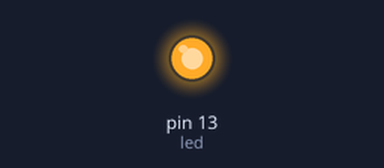
A sketch run on a simulated Arduino Uno, built with avr-gcc and run on an emulated ATmega328P. Shown: output pins drawn as LEDs (lit = HIGH).

Above: at 0.8 s.
At 58.1 s:
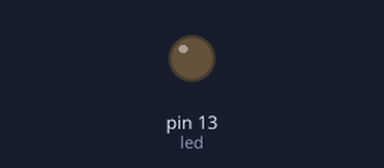
Timing chart, 0 to 63.7 s (numbered marks = the images above):
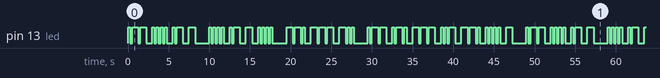

Measured:
- by itself, pin 13 (led): moves between LOW and HIGH, repeating every 49.0 s
- by itself, everything shown: repeats every 49.0 s, in 100 steps

The sketch:

MorseAdvanced.ino
```cpp
// Explanation of International Morse Code from: http://en.wikipedia.org/wiki/Morse_code
//  Dot is basic unit of time
//  Dash is three dits
//  Space between dots and dashes within characters is one dot
//  Space between letters is 3 dots
//  Space between words is 7 dots


// These units are in seconds
#define DOT_LENGTH 0.25;
float dotLength = DOT_LENGTH;
float dashLength = 3 * DOT_LENGTH;

String message = "What Hath God Wrought What Hath God Wrought What Hath God Wrought";


int led = 13;


void setup() {
  pinMode(led, OUTPUT);

  // Loop through each letter of the message
  for (int i=0; i<message.length(); i++) {

    // Get the current character
    char c = message[i];

    // Convert it to morse
    String morseString = internationalMorse(c);

    // Process the morse string to the LED
    processMorseToLED(morseString);

    // Hacky solution to the problem of determining when to signal a space between letters
    //   If the current character is not a space AND
    //   If there is another character left in the string AND
    //   The next character is not a space
    //      Then send a signal to indicate a space between letters
    if ((i+1<message.length()) && (message[i]!=' ') && (message[i+1]!=' ')) {
        processMorseToLED("   "); // Space between letters is equal to three dots
    }
  }

  // Turn off LED after end of message
  digitalWrite(led, LOW);
}

void processMorseToLED(String morse) {
  for (int i=0; i<morse.length(); i++) {
    char c = morse[i];
    if (c == '.') {
      digitalWrite(led, HIGH);
      delay(dotLength * 1000.0);
    }
    else if (c == '-') {
      digitalWrite(led, HIGH);
      delay(dashLength * 1000.0);
    }
    else if (c == ' ') {
      digitalWrite(led, LOW);
      delay(dotLength * 1000.0);
    }
  }

}

// Given a char, c, return the uppercase version (if c is alphabetical)
//   Lower Case Letters a-z are from 97 to 122
//   Upper Case Letters are from 65 to 90
//   Converting to upper case then just requires subtacting 32
char convertCharToUpper(char c) {
  if (c >= 97 && c <= 122) c -= 32;
  return c;
}

// Given an alphanumeric char (or space), c, return a string of morse code where:
//  a dot is represented by '.'
//  a dash is represented by '-'
//  the gap between dots and dashes is represented by ' '
//  a space between words is represented by '       '
// NOTE: all other chars will return an empty string
String internationalMorse(char c) {
  c = convertCharToUpper(c);
  if (c == 'A')      return ". -";
  else if (c == 'B') return "- . . .";
  else if (c == 'C') return "- . - .";
  else if (c == 'D') return "- . .";
  else if (c == 'E') return ".";
  else if (c == 'F') return ". . - .";
  else if (c == 'G') return "- - .";
  else if (c == 'H') return ". . . .";
  else if (c == 'I') return ". .";
  else if (c == 'J') return ". - - -";
  else if (c == 'K') return "- . -";
  else if (c == 'L') return ". - . .";
  else if (c == 'M') return "- -";
  else if (c == 'N') return "- .";
  else if (c == 'O') return "- - -";
  else if (c == 'P') return ". - - .";
  else if (c == 'Q') return "- - . -";
  else if (c == 'R') return ". - .";
  else if (c == 'S') return ". . .";
  else if (c == 'T') return "-";
  else if (c == 'U') return ". . -";
  else if (c == 'V') return ". . . -";
  else if (c == 'W') return ". - -";
  else if (c == 'X') return "- . . -";
  else if (c == 'Y') return "- . - -";
  else if (c == 'Z') return "- - . .";
  else if (c == '1') return ". - - - -";
  else if (c == '2') return ". . - - -";
  else if (c == '3') return ". . . - -";
  else if (c == '4') return ". . . . -";
  else if (c == '5') return ". . . . .";
  else if (c == '6') return "- . . . .";
  else if (c == '7') return "- - . . .";
  else if (c == '8') return "- - - . .";
  else if (c == '9') return "- - - - .";
  else if (c == '0') return "- - - - -";
  else if (c == ' ') return "       ";
  else               return "";
}

void loop() {
  // No need to loop
}
```
